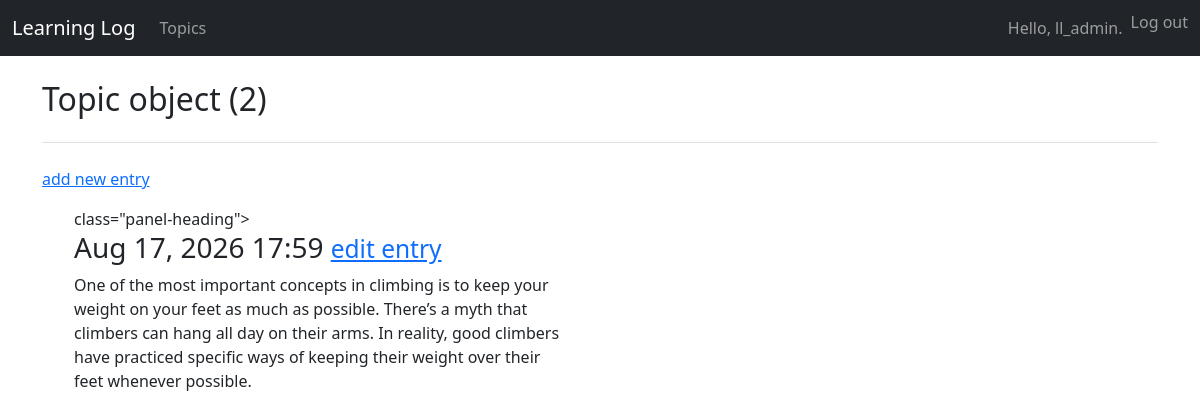
The page /topics/2/ (signed in) on the database its author committed.
### learning_logs/models.py (models this page shows, shortened)
class Topic(models.Model):
    text = models.CharField(max_length=200)
    date_added = models.DateTimeField(auto_now_add=True)
    owner = models.ForeignKey(User, on_delete=models.CASCADE)

class Entry(models.Model):
    topic = models.ForeignKey(Topic, on_delete=models.CASCADE)
    text = models.TextField()
    date_added = models.DateTimeField(auto_now_add=True)
    owner = models.ForeignKey(User, on_delete=models.CASCADE)
    class Meta:
        verbose_name_plural = 'entries'

### learning_logs/views.py (the view)
# urls.py: path('topics/<int:topic_id>/', views.topic, name='topic'),
@login_required
def topic(request, topic_id):
    topic = Topic.objects.get(id=topic_id)
    if topic.owner != request.user:
        raise Http404
    entries = topic.entry_set.order_by('-date_added')
    context = {'topic': topic, 'entries': entries}
    return render(request, 'learning_logs/topic.html', context)

### learning_logs/templates/learning_logs/topic.html
{% extends "learning_logs/base.html" %}
{% block header %}
  <h2>{{ topic }}</h2>
{% endblock header %}
{% block content %}
  <p>
    <a href="{% url 'learning_logs:new_entry' topic.id %}">add new entry</a>
  </p>
  <ul>
  {% for entry in entries %}
    <div class="panel panel-default">
      <div> class="panel-heading">
        <h3>
          {{ entry.date_added|date:'M d, Y H:i'}}
          <small>
            <a href="{% url 'learning_logs:edit_entry' entry.id %}">edit entry</a>
          </small>
        </h3>
      </div>
      <div class="panel-body">
        {{ entry.text|linebreaks }}
      </div>
    </div>
    {% empty %}
      There are no entries for this topic yet.
    {% endfor %}
{% endblock content %}

### learning_logs/templates/learning_logs/base.html (shortened to what this page needs)
{% load django_bootstrap5 %}
<!DOCTYPE html>
<html lang="en">
  <head>
    {% bootstrap_css %}
  </head>
  <body>
    <nav class="navbar navbar-expand-md navbar-dark bg-dark mb-4">
      <div class="container-fluid">
        <a class="navbar-brand" href="{% url 'learning_logs:index' %}">Learning Log</a>
        <div class="navbar-nav me-auto">
          <a class="nav-link" href="{% url 'learning_logs:topics' %}">Topics</a>
        </div>
        <div class="navbar-nav ms-auto">
          {% if user.is_authenticated %}
            <span class="navbar-text me-2">Hello, {{ user.username }}.</span>
            <form action="{% url 'users:logout' %}" method="post" style="display:inline;">
              <button type="submit" class="btn btn-link nav-link" style="display:inline; padding:0;">Log out</button>
            </form>
          {% else %}
            <a class="nav-link" href="{% url 'users:register' %}">Register</a>
            <a class="nav-link" href="{% url 'users:login' %}">Log in</a>
          {% endif %}
        </div>
      </div>
    </nav>
    <main class="container">
      <header class="pb-3 mb-4 border-bottom">
        {% block header %}{% endblock header %}
      </header>
      <div class="mb-4">
        {% block content %}{% endblock content %}
      </div>
    </main>
  </body>
</html>

### rows shown on the page
Topic: id "Topic object (2)"
Entry: date_added "Aug 17, 2026 17:59", text "One of the most important concepts in climbing is to keep your weight on your feet as much as possible. There’s a myth that climbers can hang all day on their arms. In reality, good climbers have practiced specific ways of keeping their weight over their feet whenever possible."

### other values the page prints
{{ user.username }} "ll_admin"
